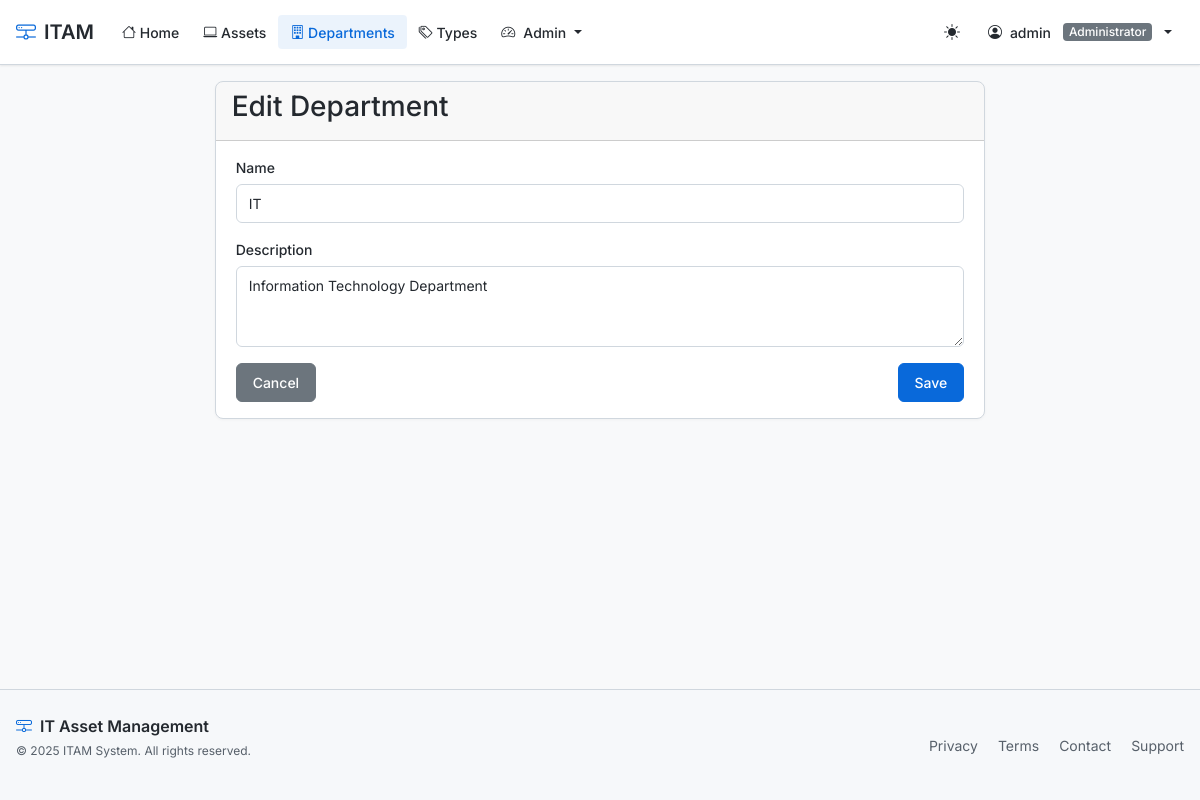
Page /departments/1/edit (signed in) on the committed database.
### app/models/models.py (models this page shows, shortened)
class User(UserMixin, db.Model):
    __tablename__ = 'users'
    id = db.Column(db.Integer, primary_key=True)
    username = db.Column(db.String(64), unique=True, index=True)
    email = db.Column(db.String(120), unique=True, index=True)
    password_hash = db.Column(db.String(128))
    role_id = db.Column(db.Integer, db.ForeignKey('roles.id'))
    is_admin = db.Column(db.Boolean, default=False)
    is_active = db.Column(db.Boolean, default=True)
    last_login = db.Column(db.DateTime, default=datetime.utcnow)
    created_at = db.Column(db.DateTime, default=datetime.utcnow)
    @property
    def password(self):
        raise AttributeError('password is not a readable attribute')
    def can(self, perm):
        return self.role is not None and self.role.has_permission(perm)
    def is_administrator(self):
        return self.can(Permission.ADMIN)

class Role(db.Model):
    __tablename__ = 'roles'
    id = db.Column(db.Integer, primary_key=True)
    name = db.Column(db.String(64), unique=True)
    default = db.Column(db.Boolean, default=False, index=True)
    permissions = db.Column(db.Integer)
    users = db.relationship('User', backref='role', lazy='dynamic')
    def has_permission(self, perm):
        return self.permissions & perm == perm

class Department(db.Model):
    __tablename__ = 'departments'
    id = db.Column(db.Integer, primary_key=True)
    name = db.Column(db.String(64), unique=True)
    manager = db.Column(db.String(64))
    location = db.Column(db.String(128))
    description = db.Column(db.Text)
    created_at = db.Column(db.DateTime, default=datetime.utcnow)
    assets = db.relationship('Asset', backref='department', lazy='dynamic')

### app/routes/main.py (the view)
@main_bp.route('/departments/<int:id>/edit', methods=['GET', 'POST'])
@login_required
@permission_required(Permission.EDIT)
def edit_department(id):
    department = Department.query.get_or_404(id)
    form = DepartmentForm(obj=department)
    if form.validate_on_submit():
        department.name = form.name.data
        department.description = form.description.data
        db.session.commit()
        flash('Department updated successfully!', 'success')
        return redirect(url_for('main.departments'))
    return render_template('departments/form.html', title='Edit Department', form=form)

### app/forms/forms.py
class DepartmentForm(FlaskForm):
    name = StringField('Name', validators=[DataRequired(), Length(max=64)])
    manager = StringField('Manager', validators=[Length(max=64)])
    location = StringField('Location', validators=[Length(max=128)])
    description = TextAreaField('Description')
    submit = SubmitField('Save')

### app/models/models.py (called while the page is built)
@login_manager.user_loader
def load_user(user_id):
    return User.query.get(int(user_id))

### app/templates/departments/form.html (shortened to what this page needs)
{% extends "base.html" %}
{% block content %}
<div class="row">
    <div class="col-md-8 offset-md-2">
        <div class="card">
            <div class="card-header">
                <h3>{{ title }}</h3>
            </div>
            <div class="card-body">
                <form method="POST">
                    <div class="mb-3">
                        {{ form.name.label(class="form-label") }}
                        {{ form.name(class="form-control") }}
                    </div>
                    <div class="mb-3">
                        {{ form.description.label(class="form-label") }}
                        {{ form.description(class="form-control", rows=3) }}
                    </div>
                    <div class="d-flex justify-content-between">
                        <a href="{{ url_for('main.departments') }}" class="btn btn-secondary">Cancel</a>
                        {{ form.submit(class="btn btn-primary") }}
                    </div>
                </form>
            </div>
        </div>
    </div>
</div>
{% endblock %}

### app/templates/base.html (shortened to what this page needs)
<!DOCTYPE html>
<html lang="en">
<head>
    <link href="https://cdn.jsdelivr.net/npm/bootstrap@5.3.2/dist/css/bootstrap.min.css" rel="stylesheet">
    <link rel="stylesheet" href="https://cdn.jsdelivr.net/npm/bootstrap-icons@1.11.1/font/bootstrap-icons.css">
    <link rel="stylesheet" href="{{ url_for('static', filename='css/style.css') }}">
</head>
<body>
    <header>
        <nav class="navbar navbar-expand-lg">
            <div class="container">
                <a class="navbar-brand" href="{{ url_for('main.index') }}">
                    <i class="bi bi-hdd-network"></i>
                    ITAM
                </a>
                <div class="collapse navbar-collapse" id="navbarNav">
                    <ul class="navbar-nav me-auto">
                        <li class="nav-item">
                            <a class="nav-link {% if request.path == url_for('main.index') %}active{% endif %}" href="{{ url_for('main.index') }}">
                                <i class="bi bi-house"></i> Home
                            </a>
                        </li>
                        {% if current_user.is_authenticated and current_user.can(Permission.VIEW) %}
                        <li class="nav-item">
                            <a class="nav-link {% if request.path.startswith('/assets') %}active{% endif %}" href="{{ url_for('main.assets') }}">
                                <i class="bi bi-laptop"></i> Assets
                            </a>
                        </li>
                        <li class="nav-item">
                            <a class="nav-link {% if request.path.startswith('/departments') %}active{% endif %}" href="{{ url_for('main.departments') }}">
                                <i class="bi bi-building"></i> Departments
                            </a>
                        </li>
                        <li class="nav-item">
                            <a class="nav-link {% if request.path.startswith('/asset_types') %}active{% endif %}" href="{{ url_for('main.asset_types') }}">
                                <i class="bi bi-tags"></i> Types
                            </a>
                        </li>
                        {% endif %}
                        {% if current_user.is_authenticated and current_user.is_administrator() %}
                        <li class="nav-item dropdown">
                            <a class="nav-link dropdown-toggle" href="#" role="button" data-bs-toggle="dropdown">
                                <i class="bi bi-speedometer2 me-2"></i>Admin
                            </a>
                        </li>
                        {% endif %}
                    </ul>
                    <ul class="navbar-nav align-items-center">
                        <li class="nav-item me-2">
                            <button class="theme-toggle" id="theme-toggle" aria-label="Toggle theme">
                                <i class="bi bi-sun-fill"></i>
                            </button>
                        </li>
                        {% if current_user.is_authenticated %}
                        <li class="nav-item dropdown">
                            <a class="nav-link dropdown-toggle d-flex align-items-center gap-2" href="#" id="userDropdown" role="button" data-bs-toggle="dropdown">
                                <i class="bi bi-person-circle"></i>
                                <span>{{ current_user.username }}</span>
                                {% if current_user.role %}
                                <span class="badge bg-secondary ms-1">{{ current_user.role.name }}</span>
                                {% endif %}
                            </a>
                        </li>
                        {% endif %}
                    </ul>
                </div>
            </div>
        </nav>
    </header>
    <main class="container mt-3">
        {% block content %}{% endblock %}
    </main>
    <footer class="footer">
        <div class="container">
            <div class="footer-content">
                <div>
                    <div class="footer-brand">
                        <i class="bi bi-hdd-network"></i>
                        IT Asset Management
                    </div>
                    <p class="copyright mt-1">© 2025 ITAM System. All rights reserved.</p>
                </div>
                <div class="footer-links">
                    <a href="#" class="footer-link">Privacy</a>
                    <a href="#" class="footer-link">Terms</a>
                    <a href="#" class="footer-link">Contact</a>
                    <a href="#" class="footer-link">Support</a>
                </div>
            </div>
        </div>
    </footer>
</body>
</html>

### rows in the picture
User: username "admin"
Role: role.name "Administrator"
Department: name "IT", description "Information Technology Department"

### other values in the picture
{{ title }} "Edit Department"
